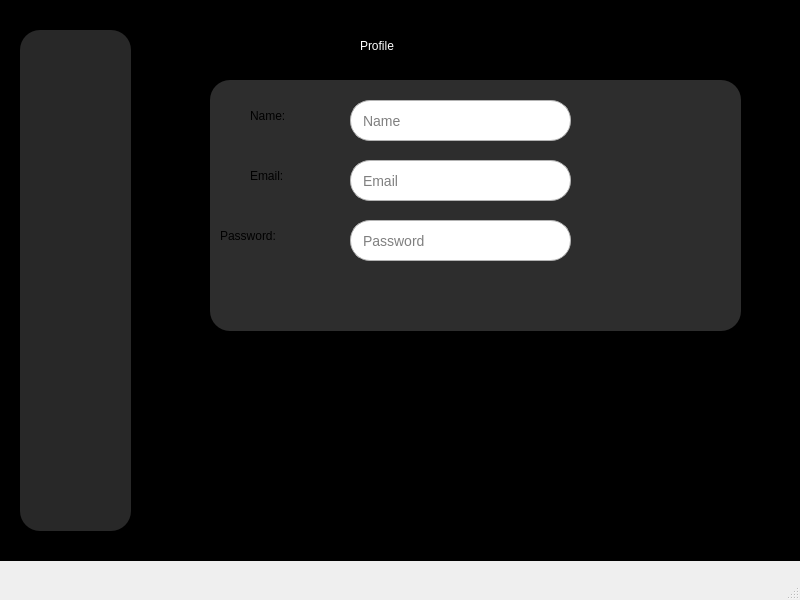
<?xml version="1.0" encoding="UTF-8"?>
<ui version="4.0">
 <class>MainWindow</class>
 <widget class="QMainWindow" name="MainWindow">
  <property name="geometry">
   <rect>
    <x>0</x>
    <y>0</y>
    <width>800</width>
    <height>600</height>
   </rect>
  </property>
  <property name="windowTitle">
   <string>MainWindow</string>
  </property>
  <widget class="QWidget" name="centralwidget">
   <widget class="QLabel" name="label">
    <property name="geometry">
     <rect>
      <x>-30</x>
      <y>-20</y>
      <width>831</width>
      <height>581</height>
     </rect>
    </property>
    <property name="styleSheet">
     <string notr="true">background-color: rgb(0, 0, 0)</string>
    </property>
    <property name="text">
     <string/>
    </property>
   </widget>
   <widget class="QStackedWidget" name="stackedWidget">
    <property name="geometry">
     <rect>
      <x>170</x>
      <y>0</y>
      <width>631</width>
      <height>571</height>
     </rect>
    </property>
    <property name="currentIndex">
     <number>0</number>
    </property>
    <widget class="QWidget" name="page">
     <widget class="QLabel" name="label_4">
      <property name="geometry">
       <rect>
        <x>190</x>
        <y>20</y>
        <width>151</width>
        <height>51</height>
       </rect>
      </property>
      <property name="styleSheet">
       <string notr="true">
font: 700 30pt &quot;Microsoft JhengHei UI&quot;;
color: rgb(255, 255, 255)</string>
      </property>
      <property name="text">
       <string>Profile</string>
      </property>
     </widget>
     <widget class="QLineEdit" name="lineEdit">
      <property name="geometry">
       <rect>
        <x>180</x>
        <y>100</y>
        <width>221</width>
        <height>41</height>
       </rect>
      </property>
      <property name="styleSheet">
       <string notr="true">width: 100%;
  padding: 10px;
  font-size: 14px;
  border: 1px solid #B3B3B3; 
  border-radius: 20px; 
background-color: rgb(255, 255, 255);
  color: rgb(0, 0, 0)</string>
      </property>
      <property name="placeholderText">
       <string>Name</string>
      </property>
     </widget>
     <widget class="QLabel" name="label_5">
      <property name="geometry">
       <rect>
        <x>80</x>
        <y>70</y>
        <width>131</width>
        <height>91</height>
       </rect>
      </property>
      <property name="styleSheet">
       <string notr="true">font: 14pt &quot;Segoe Print&quot;;</string>
      </property>
      <property name="text">
       <string>Name:</string>
      </property>
     </widget>
     <widget class="QLabel" name="label_6">
      <property name="geometry">
       <rect>
        <x>80</x>
        <y>130</y>
        <width>131</width>
        <height>91</height>
       </rect>
      </property>
      <property name="styleSheet">
       <string notr="true">font: 14pt &quot;Segoe Print&quot;;</string>
      </property>
      <property name="text">
       <string>Email:</string>
      </property>
     </widget>
     <widget class="QLabel" name="label_7">
      <property name="geometry">
       <rect>
        <x>50</x>
        <y>190</y>
        <width>131</width>
        <height>91</height>
       </rect>
      </property>
      <property name="styleSheet">
       <string notr="true">font: 14pt &quot;Segoe Print&quot;;</string>
      </property>
      <property name="text">
       <string>Password:</string>
      </property>
     </widget>
     <widget class="QLineEdit" name="lineEdit_2">
      <property name="geometry">
       <rect>
        <x>180</x>
        <y>160</y>
        <width>221</width>
        <height>41</height>
       </rect>
      </property>
      <property name="styleSheet">
       <string notr="true">width: 100%;
  padding: 10px;
  font-size: 14px;
  border: 1px solid #B3B3B3; 
  border-radius: 20px; 
background-color: rgb(255, 255, 255);
  color: rgb(0, 0, 0)</string>
      </property>
      <property name="placeholderText">
       <string>Email</string>
      </property>
     </widget>
     <widget class="QLineEdit" name="lineEdit_3">
      <property name="geometry">
       <rect>
        <x>180</x>
        <y>220</y>
        <width>221</width>
        <height>41</height>
       </rect>
      </property>
      <property name="styleSheet">
       <string notr="true">width: 100%;
  padding: 10px;
  font-size: 14px;
  border: 1px solid #B3B3B3; 
  border-radius: 20px; 
background-color: rgb(255, 255, 255);
  color: rgb(0, 0, 0)</string>
      </property>
      <property name="placeholderText">
       <string>Password</string>
      </property>
     </widget>
     <widget class="QLabel" name="label_8">
      <property name="geometry">
       <rect>
        <x>40</x>
        <y>80</y>
        <width>531</width>
        <height>251</height>
       </rect>
      </property>
      <property name="styleSheet">
       <string notr="true">background-color: rgb(45, 45, 45); /* Màu đen */
    height: 50px; /* Chiều cao của thanh */
    width: 100%; /* Chiều rộng của thanh */
border-radius: 20px;</string>
      </property>
      <property name="text">
       <string/>
      </property>
     </widget>
     <zorder>label_8</zorder>
     <zorder>label_4</zorder>
     <zorder>lineEdit</zorder>
     <zorder>label_5</zorder>
     <zorder>label_6</zorder>
     <zorder>label_7</zorder>
     <zorder>lineEdit_2</zorder>
     <zorder>lineEdit_3</zorder>
    </widget>
    <widget class="QWidget" name="page_2"/>
   </widget>
   <widget class="QLabel" name="label_2">
    <property name="geometry">
     <rect>
      <x>20</x>
      <y>30</y>
      <width>111</width>
      <height>501</height>
     </rect>
    </property>
    <property name="styleSheet">
     <string notr="true">background-color: rgb(40, 40, 40); /* Màu đen */
    height: 50px; /* Chiều cao của thanh */
    width: 100%; /* Chiều rộng của thanh */
border-radius: 20px;</string>
    </property>
    <property name="text">
     <string/>
    </property>
   </widget>
   <widget class="QLabel" name="label_3">
    <property name="geometry">
     <rect>
      <x>30</x>
      <y>40</y>
      <width>91</width>
      <height>71</height>
     </rect>
    </property>
    <property name="autoFillBackground">
     <bool>false</bool>
    </property>
    <property name="styleSheet">
     <string notr="true">background: none;
   border: none;</string>
    </property>
    <property name="text">
     <string/>
    </property>
    <property name="pixmap">
     <pixmap>../../../../Downloads/user-icon-on-transparent-background-free-png-removebg-preview.png</pixmap>
    </property>
   </widget>
  </widget>
  <widget class="QMenuBar" name="menubar">
   <property name="geometry">
    <rect>
     <x>0</x>
     <y>0</y>
     <width>800</width>
     <height>21</height>
    </rect>
   </property>
  </widget>
  <widget class="QStatusBar" name="statusbar"/>
 </widget>
 <resources/>
 <connections/>
</ui>
